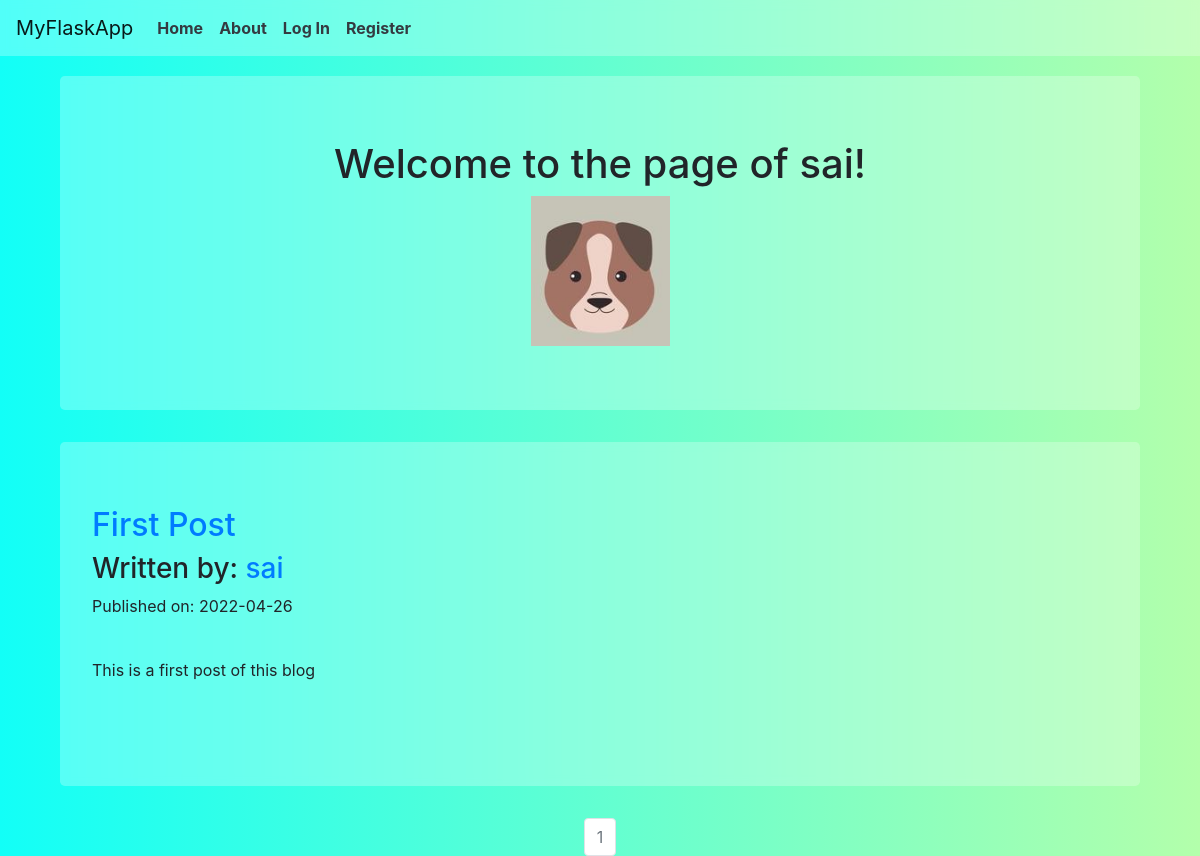
/sai, run on an earlier commit of the app's database.
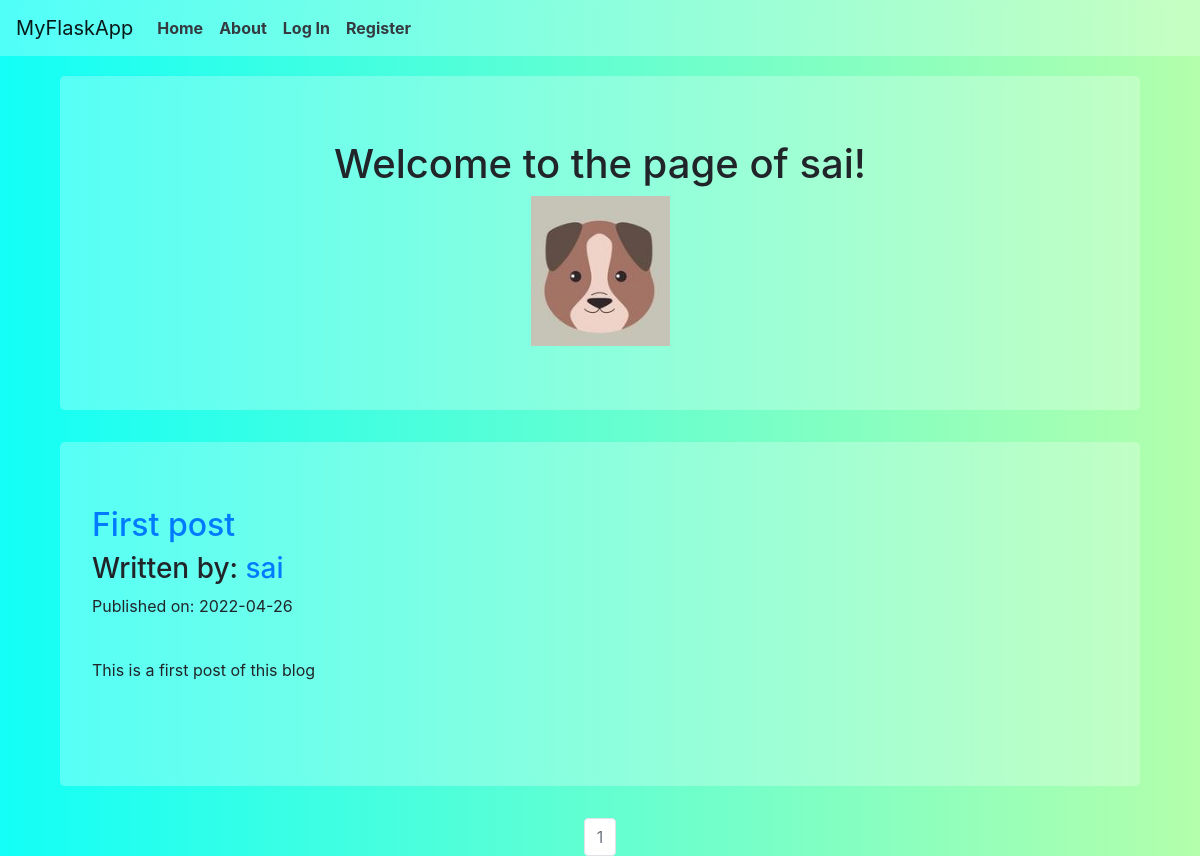
And on a later commit of the database.
### BlogProject/models.py (models this page shows, shortened)
class User(db.Model, UserMixin):
    __tablename__ = 'users'
    id = db.Column(db.Integer, primary_key = True)
    profile_image = db.Column(db.String(20), nullable=False, default='default_profile.png')
    email = db.Column(db.String(64), unique=True, index=True)
    username = db.Column(db.String(64), unique=True, index=True)
    password_hash = db.Column(db.String(128))
    posts = db.relationship('BlogPost', backref='author', lazy=True)

class BlogPost(db.Model):
    users = db.relationship(User)
    id = db.Column(db.Integer, primary_key=True)
    user_id = db.Column(db.Integer, db.ForeignKey('users.id'), nullable=False)
    date = db.Column(db.DateTime, nullable=False, default=datetime.utcnow)
    title = db.Column(db.String(140), nullable=False)
    text = db.Column(db.Text, nullable=False)

### BlogProject/users/views.py (the view)
@users.route('/<username>')
def user_posts(username):
    page = request.args.get('page',1,type=int)
    user = User.query.filter_by(username=username).first_or_404()
    blog_posts = BlogPost.query.filter_by(author = user).order_by(BlogPost.date.desc()).paginate(page=page,per_page=3)
    return render_template('user_blog_posts.html', blog_posts=blog_posts, user=user)

### BlogProject/templates/user_blog_posts.html
{% extends "base.html" %}
{% block content %}
<div class="container" >
    <div class="jumbotron" style="background-color: rgba(255, 255, 255, 0.266);
    -webkit-backdrop-filter: blur(5px);
    backdrop-filter: blur(5px);margin-top: 20px;">
        <div align="center">
            <h1 >Welcome to the page of {{user.username}}!</h1>
            <img src="{{url_for('static', filename = 'profile_pics/' + user.profile_image)}}" alt="">
        </div>
    </div>
    <div class="jumbotron" style="background-color: rgba(255, 255, 255, 0.266);
    -webkit-backdrop-filter: blur(5px);
    backdrop-filter: blur(5px);margin-top: 20px;">
{% for post in blog_posts.items %}
<h2 ><a  href="{{url_for('blog_posts.blog_post',blog_post_id=post.id)}}">{{post.title}}</a> </h2>
<h3 >Written by:  <a href="{{url_for('users.user_posts',username = post.author.username)}}">{{post.author.username}}</a></h3>
<p >Published on: {{post.date.strftime("%Y-%m-%d")}}</p>
<br>
<p >{{post.text}}</p>
<br>
{% endfor %}
</div>
</div>
<nav aria-label="Page navigation example">
    <ul class="pagination justify-content-center">
        {% for page_num in blog_posts.iter_pages(left_edge = 1, right_edge=1,left_current=1,right_current=2) %}
        {% if blog_posts.page == page_num %}
        <li class = 'page-item disabled'>
            <a class = 'page-link' href="{{url_for('users.user_posts',username = user.username, page=page_num)}}">{{page_num}}</a>
        </li>
        {% else %}
        <li class = 'page-item'>
            <a class = 'page-link' href="{{url_for('users.user_posts',username = user.username, page=page_num)}}">{{page_num}}</a>
        </li>
        {% endif %}
        {% endfor %}
    </ul>
  </nav>
{% endblock %}

### BlogProject/templates/base.html (shortened to what this page needs)
<!DOCTYPE html>
<html lang="en">
<head>
    <link rel="stylesheet" href="https://cdn.jsdelivr.net/npm/bootstrap@4.0.0/dist/css/bootstrap.min.css">
</head>
<body class="bg-image mask">
    <nav class="navbar navbar-expand-lg navbar-light" style="background-color: rgba(255, 255, 255, 0.266);
    -webkit-backdrop-filter: blur(5px);
    backdrop-filter: blur(5px);">
        <a class="navbar-brand" href=""{{url_for('core.index')}}">MyFlaskApp</a>
        <div class="collapse navbar-collapse" id="navbarNavAltMarkup">
          <div class="navbar-nav" >
            <a class="text-dark font-weight-bold nav-item nav-link"  href="{{url_for('core.index')}}">Home</a>
            <a class=" text-dark font-weight-bold nav-item nav-link"   href="{{url_for('core.info')}}">About</a>
            {% if current_user.is_authenticated %}
            <a class="text-dark font-weight-bold nav-item nav-link "  href="{{url_for('users.logout')}}">Log Out</a>
            <a class="text-dark font-weight-bold nav-item nav-link"  href="{{url_for('users.account')}}">Account</a>
            <a class="text-dark font-weight-bold nav-item nav-link "  href="{{url_for('blog_posts.create_post')}}">Create Post</a>
            {% else %}
            <a class="text-dark font-weight-bold nav-item nav-link "  href="{{url_for('users.login')}}" >Log In</a>
            <a class="text-dark font-weight-bold nav-item nav-link "  href="{{url_for('users.register')}}">Register</a>
            {% endif %}
          </div>
        </div>
      </nav>
    <div class="container">
        {% block content %}
        {% endblock %}
    </div>
</body>
</html>

### BlogProject/templates/base.html (style rules this page uses)
body { background-repeat: no-repeat; background-color: rgba(0, 0, 0, 0.6); background-size: cover; height: 100vh; background: #B3FFAB; background: -webkit-linear-gradient(to right, #12FFF7, #B3FFAB); background: linear-gradient(to right, #12FFF7, #B3FFAB); }

What changed in the data, as far as the page shows it:
changed BlogPost "This is a first post of this blog": title "First Post" → "First post"
